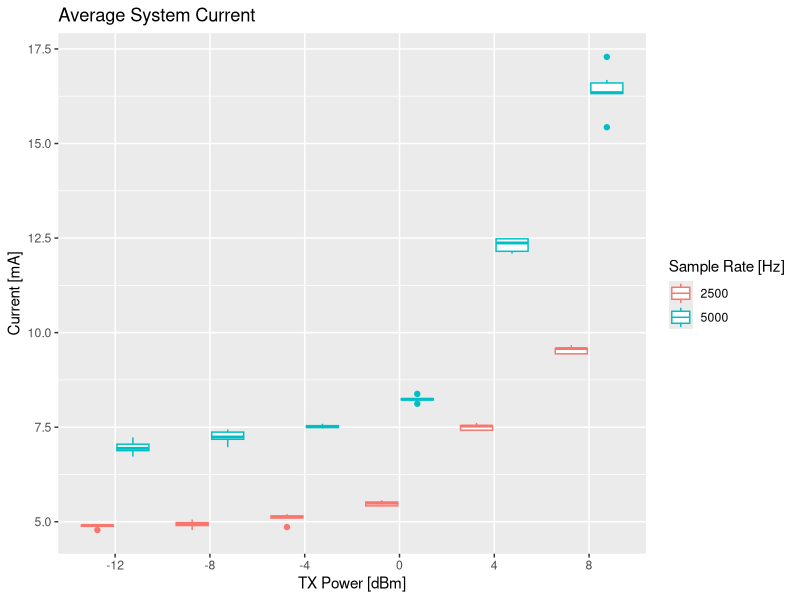
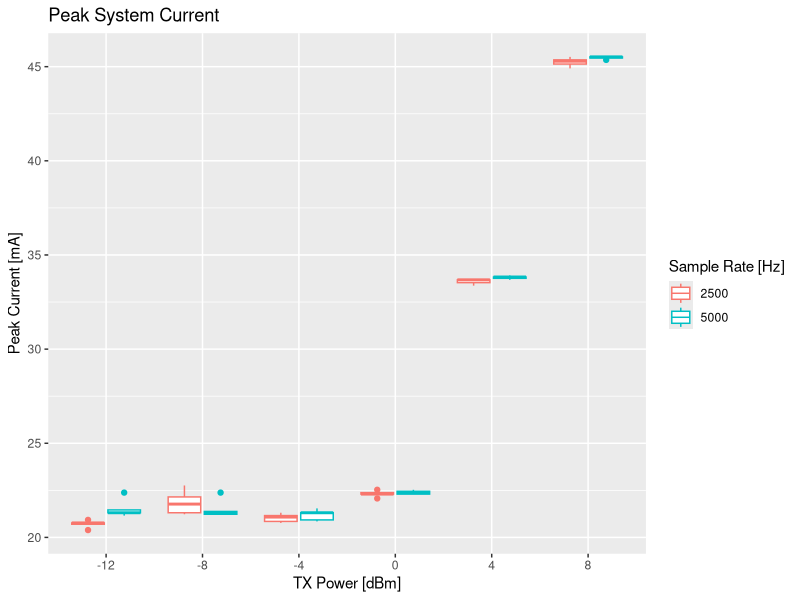
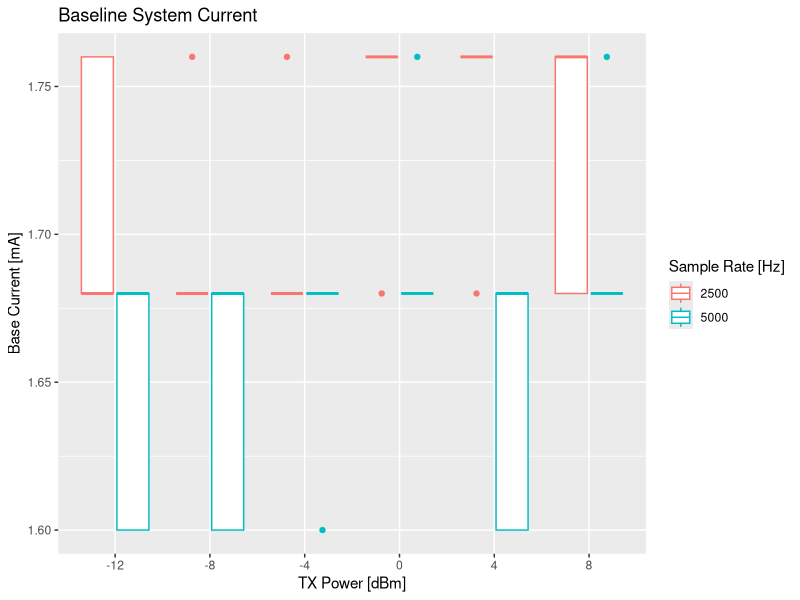

The R script that drew these images, in order:
library("tidyverse")

data <- read_csv("data.csv") %>%
  mutate(
    `TX Power [dBm]` = factor(`TX Power [dBm]`, levels = c(-12, -8, -4, 0, 4, 8)),
    `Sample Rate [Hz]` = factor(`Sample Rate [Hz]`, levels = c(2500, 5000))
  )

png(width = 8, height = 5, units = "in", res = 300)

ggplot(data) +
  aes(`TX Power [dBm]`, `Current [mA]`, colour = `Sample Rate [Hz]`) +
  geom_boxplot() +
  labs(
    title = "Average System Current"
  )

ggplot(data) +
  aes(`TX Power [dBm]`, `Peak Current [mA]`, colour = `Sample Rate [Hz]`) +
  geom_boxplot() +
  labs(
    title = "Peak System Current"
  )

ggplot(data) +
  aes(`TX Power [dBm]`, `Base Current [mA]`, colour = `Sample Rate [Hz]`) +
  geom_boxplot() +
  labs(
    title = "Baseline System Current"
  )
